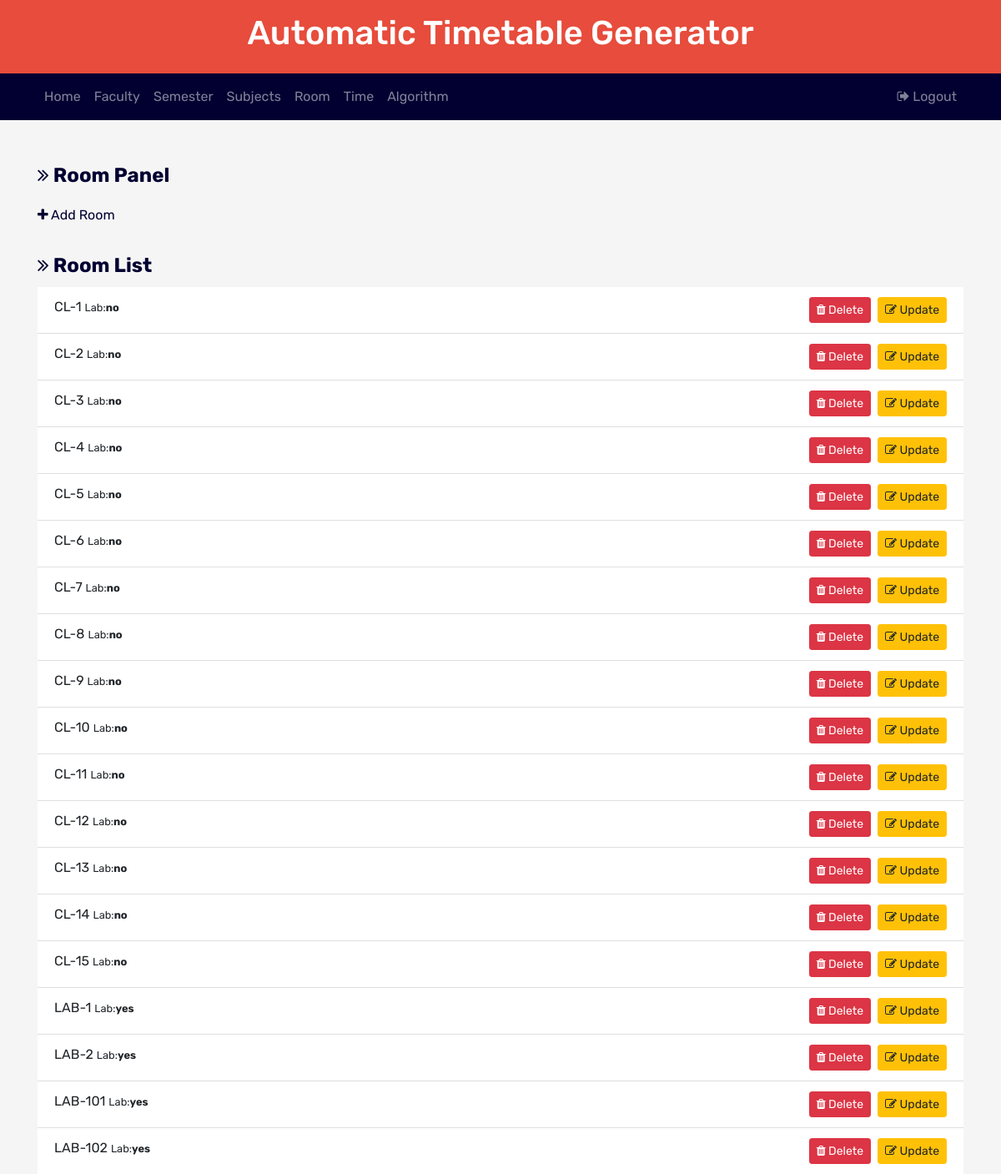
Screenshot of /room.php with the database file from the repository.
### tables this page shows
CREATE TABLE `room` (
  `room_id` int(100) NOT NULL,
  `room_name` varchar(100) NOT NULL,
  `is_lab` varchar(5) NOT NULL
);

### room.php (the view, shortened to what this page needs)
<?php
	require('config/db.php');
	$query = 'SELECT * FROM room';
	$result = mysqli_query($conn, $query);
	$room_list = mysqli_fetch_all($result, MYSQLI_ASSOC);
?>
<?php include('inc/header.php') ?>
		<div class="container pt-5" >
			<div class="fpanel" >
				<fieldset style="padding:10px 0px;margin-bottom:20px;">
						<legend style="width:auto;font-weight:bold;color:#020031;"><i class="fa fa-angle-double-right" aria-hidden="true"></i> Room Panel</legend>
						<a href="addroom.php" style="color:#020031;" ><i class="fa fa-plus" aria-hidden="true"></i> Add Room</a>
			  </fieldset>
			<fieldset >
				<legend style="width:auto;font-weight:bold;color:#020031;"><i class="fa fa-angle-double-right" aria-hidden="true"></i> Room List</legend>
				<ul class="list-group list-group-flush faculty-list">
				<?php foreach($room_list as $room) : ?>
					<li class="list-group-item"><?php echo $room['room_name']; ?>
					<small>Lab:<b><?php echo $room['is_lab']?></b></small>
					<a class="btn btn-sm pull-right btn-warning" href="<?php echo ROOT_URL; ?>/updateroom.php?id=<?php echo $room['room_id']; ?>"><i class="fa fa-pencil-square-o" aria-hidden="true"></i> Update</a>
					<a class="btn btn-sm pull-right btn-danger mr-2" href="<?php echo ROOT_URL; ?>/deleteroom.php?id=<?php echo $room['room_id']; ?>"><i class="fa fa-trash" aria-hidden="true"></i> Delete</a></li>
					<?php endforeach; ?>
				</ul>
			</fieldset>
			</div>
		</div>
	<?php include('inc/footer.php') ?>

### assets/css/style.css (style rules this page uses)
* { font-family: Rubik; }
body { background-color: #f5f5f5; }

### rows the page displays
room: room_name "CL-1", is_lab "no"
room: room_name "CL-2", is_lab "no"
room: room_name "CL-3", is_lab "no"
room: room_name "CL-4", is_lab "no"
room: room_name "CL-5", is_lab "no"
room: room_name "CL-6", is_lab "no"
room: room_name "CL-7", is_lab "no"
room: room_name "CL-8", is_lab "no"
room: room_name "CL-9", is_lab "no"
room: room_name "CL-10", is_lab "no"
room: room_name "CL-11", is_lab "no"
room: room_name "CL-12", is_lab "no"
room: room_name "CL-13", is_lab "no"
room: room_name "CL-14", is_lab "no"
room: room_name "CL-15", is_lab "no"
room: room_name "LAB-1", is_lab "yes"
room: room_name "LAB-2", is_lab "yes"
room: room_name "LAB-101", is_lab "yes"
room: room_name "LAB-102", is_lab "yes"
